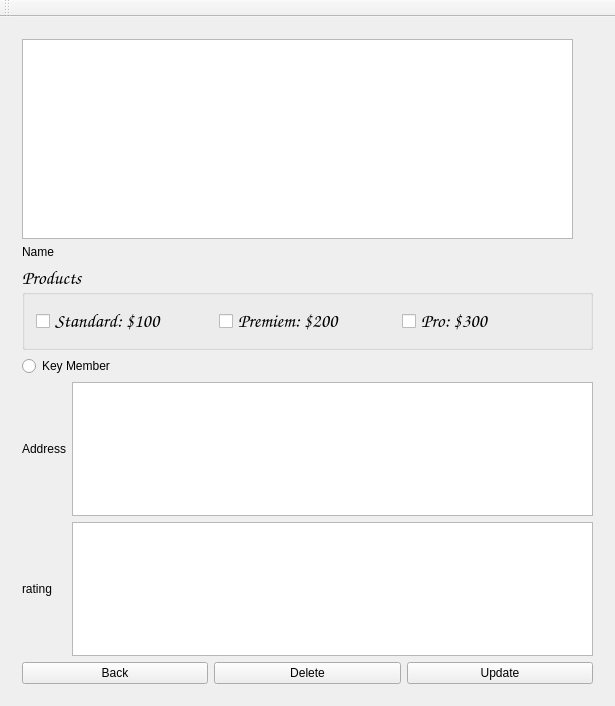
<?xml version="1.0" encoding="UTF-8"?>
<ui version="4.0">
 <class>MainWindow</class>
 <widget class="QMainWindow" name="MainWindow">
  <property name="geometry">
   <rect>
    <x>0</x>
    <y>0</y>
    <width>615</width>
    <height>706</height>
   </rect>
  </property>
  <property name="windowTitle">
   <string>MainWindow</string>
  </property>
  <widget class="QWidget" name="centralWidget">
   <layout class="QGridLayout" name="gridLayout">
    <item row="0" column="1">
     <widget class="QStackedWidget" name="stackedWidget">
      <property name="currentIndex">
       <number>1</number>
      </property>
      <widget class="QWidget" name="PageCreate">
       <layout class="QGridLayout" name="gridLayout_2">
        <item row="3" column="0">
         <layout class="QHBoxLayout" name="horizontalLayout_4">
          <item>
           <widget class="QLabel" name="label_3">
            <property name="text">
             <string>password   </string>
            </property>
           </widget>
          </item>
          <item>
           <widget class="QTextEdit" name="textPassword"/>
          </item>
         </layout>
        </item>
        <item row="0" column="0">
         <layout class="QHBoxLayout" name="horizontalLayout">
          <item>
           <widget class="QLabel" name="label_10">
            <property name="text">
             <string>Name         </string>
            </property>
           </widget>
          </item>
          <item>
           <widget class="QTextEdit" name="textName"/>
          </item>
         </layout>
        </item>
        <item row="8" column="0">
         <layout class="QHBoxLayout" name="horizontalLayout_11">
          <item>
           <widget class="QPushButton" name="btnConfirm">
            <property name="text">
             <string>Confirm</string>
            </property>
           </widget>
          </item>
          <item>
           <widget class="QPushButton" name="btnListPage_KeyMember">
            <property name="text">
             <string>List Key Member Only</string>
            </property>
           </widget>
          </item>
          <item>
           <widget class="QPushButton" name="btnListPage">
            <property name="text">
             <string>List All</string>
            </property>
           </widget>
          </item>
         </layout>
        </item>
        <item row="2" column="0">
         <layout class="QHBoxLayout" name="horizontalLayout_3">
          <item>
           <widget class="QLabel" name="label_2">
            <property name="text">
             <string>username  </string>
            </property>
           </widget>
          </item>
          <item>
           <widget class="QTextEdit" name="textUsername"/>
          </item>
         </layout>
        </item>
        <item row="4" column="0">
         <layout class="QHBoxLayout" name="horizontalLayout_5">
          <item>
           <widget class="QLabel" name="label_4">
            <property name="text">
             <string>phone        </string>
            </property>
           </widget>
          </item>
          <item>
           <widget class="QTextEdit" name="textPhone"/>
          </item>
         </layout>
        </item>
        <item row="6" column="0">
         <widget class="QGroupBox" name="groupBox">
          <property name="title">
           <string>products</string>
          </property>
          <layout class="QHBoxLayout" name="horizontalLayout_12">
           <item>
            <widget class="QCheckBox" name="checkBoxStandardAdd">
             <property name="text">
              <string>standard</string>
             </property>
            </widget>
           </item>
           <item>
            <widget class="QCheckBox" name="checkBoxPremiemAdd">
             <property name="text">
              <string>premiem</string>
             </property>
            </widget>
           </item>
           <item>
            <widget class="QCheckBox" name="checkBoxProAdd">
             <property name="text">
              <string>pro</string>
             </property>
            </widget>
           </item>
          </layout>
         </widget>
        </item>
        <item row="1" column="0">
         <layout class="QHBoxLayout" name="horizontalLayout_2">
          <item>
           <widget class="QLabel" name="label">
            <property name="text">
             <string>Address     </string>
            </property>
           </widget>
          </item>
          <item>
           <widget class="QTextEdit" name="textAddress"/>
          </item>
         </layout>
        </item>
        <item row="5" column="0">
         <layout class="QHBoxLayout" name="horizontalLayout_6">
          <item>
           <widget class="QLabel" name="label_5">
            <property name="text">
             <string>credit         </string>
            </property>
           </widget>
          </item>
          <item>
           <widget class="QTextEdit" name="textCredit"/>
          </item>
         </layout>
        </item>
        <item row="7" column="0">
         <widget class="QRadioButton" name="radioButtonKeyCreate">
          <property name="text">
           <string>Key Member</string>
          </property>
         </widget>
        </item>
       </layout>
      </widget>
      <widget class="QWidget" name="PageList">
       <layout class="QGridLayout" name="gridLayout_4">
        <item row="5" column="0" colspan="3">
         <layout class="QVBoxLayout" name="verticalLayout">
          <item>
           <layout class="QHBoxLayout" name="horizontalLayout_7">
            <item>
             <widget class="QLabel" name="labelAddressListPage">
              <property name="text">
               <string>Address</string>
              </property>
             </widget>
            </item>
            <item>
             <widget class="QTextEdit" name="textAddressListPage"/>
            </item>
           </layout>
          </item>
          <item>
           <layout class="QHBoxLayout" name="horizontalLayout_8">
            <item>
             <widget class="QLabel" name="labelRatingListPage">
              <property name="text">
               <string>rating    </string>
              </property>
             </widget>
            </item>
            <item>
             <widget class="QTextEdit" name="textRatingListPage"/>
            </item>
           </layout>
          </item>
          <item>
           <layout class="QHBoxLayout" name="horizontalLayout_9"/>
          </item>
         </layout>
        </item>
        <item row="6" column="1">
         <widget class="QPushButton" name="btnDelete">
          <property name="text">
           <string>Delete</string>
          </property>
         </widget>
        </item>
        <item row="6" column="2">
         <widget class="QPushButton" name="btnUpdate">
          <property name="text">
           <string>Update</string>
          </property>
         </widget>
        </item>
        <item row="2" column="0" colspan="3">
         <widget class="QLabel" name="labelCustomerName">
          <property name="text">
           <string>Name</string>
          </property>
         </widget>
        </item>
        <item row="3" column="0" colspan="3">
         <widget class="QGroupBox" name="groupBox_2">
          <property name="font">
           <font>
            <family>Comic Sans MS</family>
            <pointsize>14</pointsize>
            <weight>75</weight>
            <bold>true</bold>
           </font>
          </property>
          <property name="title">
           <string>Products</string>
          </property>
          <layout class="QHBoxLayout" name="horizontalLayout_13">
           <item>
            <widget class="QCheckBox" name="checkBoxStandardUpdate">
             <property name="text">
              <string>Standard: $100</string>
             </property>
            </widget>
           </item>
           <item>
            <widget class="QCheckBox" name="checkBoxPremiemUpdate">
             <property name="text">
              <string>Premiem: $200</string>
             </property>
            </widget>
           </item>
           <item>
            <widget class="QCheckBox" name="checkBoxProUpdate">
             <property name="text">
              <string>Pro: $300</string>
             </property>
            </widget>
           </item>
          </layout>
         </widget>
        </item>
        <item row="6" column="0">
         <widget class="QPushButton" name="btncreatePage">
          <property name="text">
           <string>Back</string>
          </property>
         </widget>
        </item>
        <item row="0" column="0" rowspan="2" colspan="3">
         <layout class="QGridLayout" name="gridLayout_3">
          <item row="0" column="0" rowspan="2" colspan="2">
           <widget class="QTableView" name="tableView">
            <property name="minimumSize">
             <size>
              <width>50</width>
              <height>200</height>
             </size>
            </property>
           </widget>
          </item>
          <item row="0" column="2">
           <spacer name="verticalSpacer">
            <property name="orientation">
             <enum>Qt::Vertical</enum>
            </property>
            <property name="sizeHint" stdset="0">
             <size>
              <width>20</width>
              <height>40</height>
             </size>
            </property>
           </spacer>
          </item>
          <item row="1" column="1">
           <spacer name="horizontalSpacer">
            <property name="orientation">
             <enum>Qt::Horizontal</enum>
            </property>
            <property name="sizeHint" stdset="0">
             <size>
              <width>40</width>
              <height>20</height>
             </size>
            </property>
           </spacer>
          </item>
         </layout>
        </item>
        <item row="4" column="0">
         <widget class="QRadioButton" name="radioButtonKeyUpdate">
          <property name="text">
           <string>Key Member</string>
          </property>
         </widget>
        </item>
       </layout>
      </widget>
     </widget>
    </item>
   </layout>
  </widget>
  <widget class="QMenuBar" name="menuBar">
   <property name="geometry">
    <rect>
     <x>0</x>
     <y>0</y>
     <width>615</width>
     <height>22</height>
    </rect>
   </property>
  </widget>
  <widget class="QToolBar" name="mainToolBar">
   <attribute name="toolBarArea">
    <enum>TopToolBarArea</enum>
   </attribute>
   <attribute name="toolBarBreak">
    <bool>false</bool>
   </attribute>
  </widget>
 </widget>
 <layoutdefault spacing="6" margin="11"/>
 <resources/>
 <connections/>
</ui>
